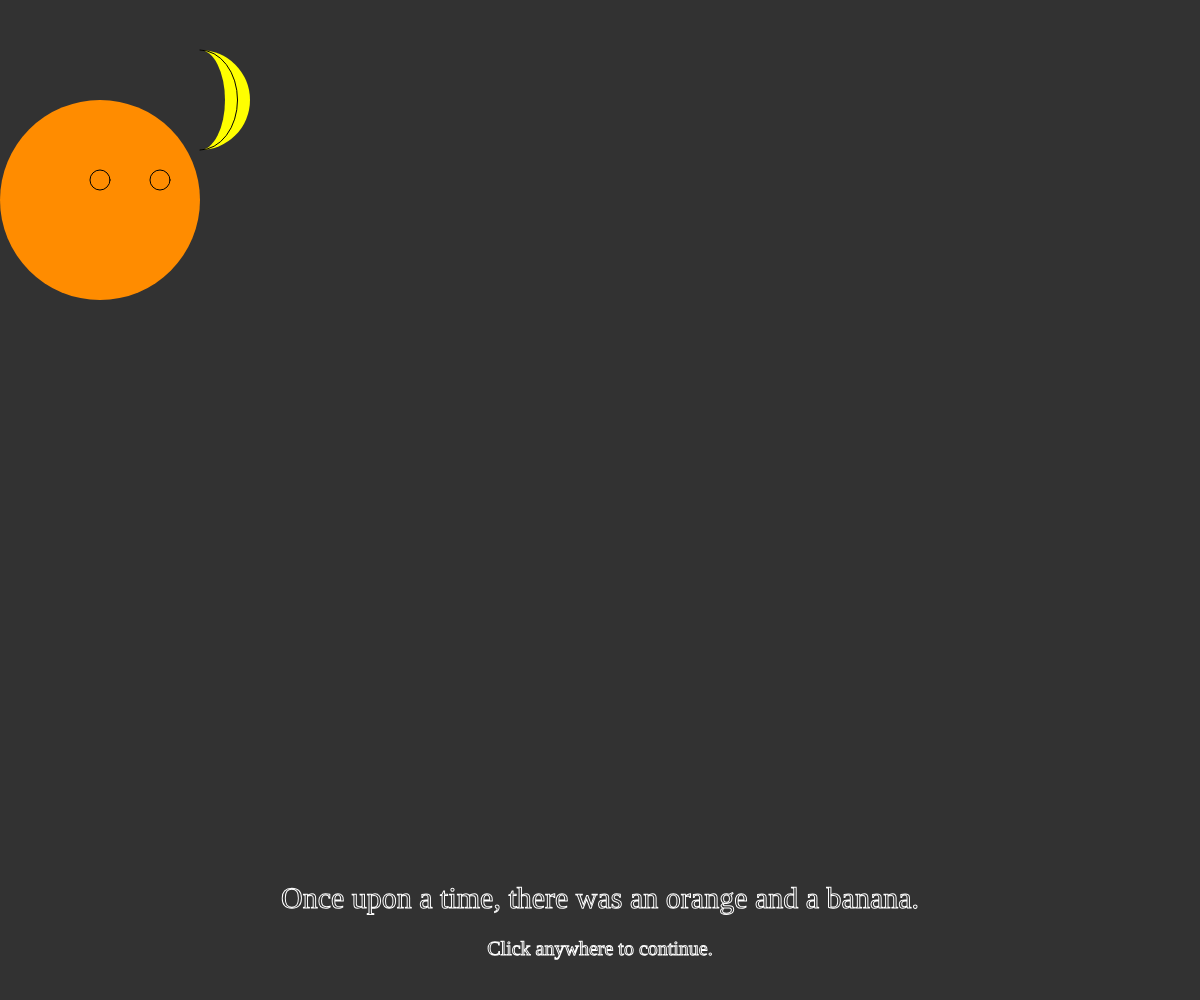
Frame 1 (no input)
Frame 60 (no input): identical to frame 1, image omitted
Frame 120 (the mouse pressed at the canvas centre since frame 60): identical to frame 1, image omitted

The p5.js sketch that drew this single still picture (run headless with seeded random() and noise() and a simulated clock; from frame 60 on, the mouse is pressed at the canvas centre):

// p5.js sketch
// ── sketch.js
/*
	mmp 310 week 3
	interactive story
	plot sketch, adding functions
*/

// global variables
var chapter = "morning"; // day, night
var whichFruit;

function setup() {
	createCanvas(windowWidth, windowHeight);
	textAlign(CENTER, CENTER);
	textFont('Hanalei Fill');
}

function draw() {
	background(50);
	
	if (chapter == "morning") {
		orange(100, 200);  // first character
		banana(200, 100); // second character
		narrative("Once upon a time, there was an orange and a banana.", "Click anywhere to continue.");
	} else if (chapter == "day") {
		orange(300, 150);  
		banana(400, 75);
		narrative("Then the user ate one of them.", "Click on one of the characters to eat it.");
	} else if (chapter == "night") {
		if (whichFruit == "banana") {
			orange(600, 100); 
			narrative("The orange was alone forever.", "Click anywhere to start over.");
		}
		if (whichFruit == "orange") {
			banana(700, 50);
			narrative("The banana was alone forever.", "Click anywhere to start over.");
		}
	}
}

function mouseClicked() {
	// change chapter
	if (chapter == "morning") chapter = "day";
//	else if (chapter == "day") chapter = "night";
	else if (chapter == "night") chapter = "morning";
	
	// detect which character is clicked
	else if (chapter == "day") {
		// clicked the orange
		var orangeDist = dist(mouseX, mouseY, 300, 200);
		if (orangeDist < 150 / 2) {
			whichFruit = "orange";
			chapter = "night";
		}
		// clicked banana
		var bananaDist = dist(mouseX, mouseY, 400, 100);
		if (bananaDist < 75 / 2) {
			whichFruit = "banana";
			chapter = "night";
		}
	}
}

function orange(x, s) {
	var eyeSize = s / 10;
	fill('DARKORANGE');
	noStroke();
	ellipse(x, 200, s);  	// body
	
	stroke(0);
	ellipse(x + eyeSize * 3, 200 - eyeSize, eyeSize);  // left eye
	ellipse(x, 200 - eyeSize, eyeSize); 		// right eye
	
//	rect(100, 220, s / 2, s / 4); // mouth
}

function banana(x, s) {
	fill('yellow');
	noStroke();
	arc(x, 100, s, s, -HALF_PI, HALF_PI); // banana background
	fill(50);
	arc(x, 100, s / 2, s, -HALF_PI, HALF_PI); // banana foreground
	noFill();
	stroke(0);
	arc(x, 100, s * 3/4, s, -HALF_PI, HALF_PI); // banana contour
}

function narrative(story, instructions) {
	// narrative
	stroke(255);
	textSize(30);
	text(story, width / 2, height - 100);
	// instructions
	textSize(20);
	text(instructions, width / 2, height - 50);
}
